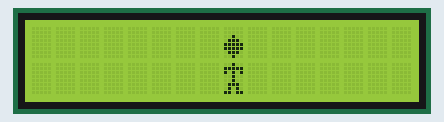
Bench run of a sketch on a simulated Arduino Uno, built with avr-gcc and run on an emulated ATmega328P. Shown: 16×2 character LCD.

Above: at 0.23 s.
At 9.94 s:
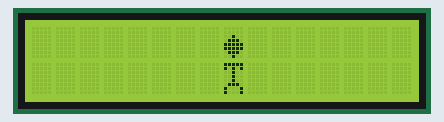
At 20.07 s:
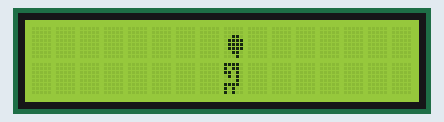
At 39.7 s:
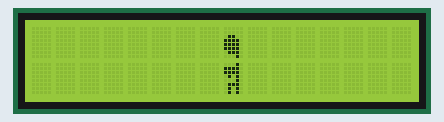

The sketch:

Tenge_Tenge_Dance.ino
```cpp
#include <Wire.h>
#include <LiquidCrystal_I2C.h>

byte FirstPositionHead[] = {
  0b00000,
  0b00000,
  0b00100,
  0b01110,
  0b11111,
  0b11111,
  0b01110,
  0b00100
};

byte FirstPositionLeg1[] = {
  0b00100,
  0b11111,
  0b10101,
  0b00100,
  0b00100,
  0b01110,
  0b01010,
  0b11011
};

byte FirstPositionLeg2[] = {
  0b11111,
  0b10101,
  0b00100,
  0b00100,
  0b00100,
  0b01110,
  0b10001,
  0b10001
};


byte SecondPositionHead1[] = {
  0b00000,
  0b00000,
  0b00110,
  0b01111,
  0b01111,
  0b01111,
  0b00110,
  0b00010
};

byte SecondPositionHead2[] = {
  0b00000,
  0b00000,
  0b01100,
  0b11110,
  0b11110,
  0b11110,
  0b01110,
  0b00010
};

byte SecondPositionLeg1[] = {
  0b11110,
  0b10110,
  0b11010,
  0b01010,
  0b00010,
  0b11110,
  0b10100,
  0b10100
};

byte SecondPositionLeg2[] = {
  0b00010,
  0b11110,
  0b11110,
  0b01010,
  0b00010,
  0b01110,
  0b01010,
  0b01010
};

int positionMan = 0;

LiquidCrystal_I2C lcd(0x27,16,2);  // set the LCD address to 0x27 for a 16 chars and 2 line display

void setup()
{
  lcd.init();                      // initialize the lcd
  lcd.backlight();

  // create a new character
  lcd.createChar(0, FirstPositionHead);
  lcd.createChar(1, FirstPositionLeg1);
  lcd.createChar(2, FirstPositionLeg2);

  // create a new character
  lcd.createChar(3, SecondPositionHead1);
  lcd.createChar(4, SecondPositionLeg1);
  lcd.createChar(5, SecondPositionHead2);
  lcd.createChar(6, SecondPositionLeg2);


  lcd.print("Hi");
  lcd.setCursor(0, 0);
  lcd.write(byte(0));
  lcd.setCursor(0, 1);
  lcd.write(byte(1));

  lcd.setCursor(1, 0);
  lcd.write(byte(0));
  lcd.setCursor(1, 1);
  lcd.write(byte(2));
}

long long timeStamp = 0;
bool flipDance = true;

void loop()
{
  if (millis() - timeStamp > 10000)
  {
    flipDance = !flipDance;
    timeStamp = millis();
  }
  if (flipDance)
  {

    lcd.clear();
    lcd.setCursor(8, 0);
    lcd.write(byte(0));
    lcd.setCursor(8, 1);
    lcd.write(byte(1));
    delay(200);

    lcd.clear();
    lcd.setCursor(8, 0);
    lcd.write(byte(0));
    lcd.setCursor(8, 1);
    lcd.write(byte(2));
    delay(200);
  }
  else
  {
    lcd.clear();
    lcd.setCursor(8, 0);
    lcd.write(byte(3));
    lcd.setCursor(8, 1);
    lcd.write(byte(4));
    delay(200);

    lcd.clear();
    lcd.setCursor(8, 0);
    lcd.write(byte(5));
    lcd.setCursor(8, 1);
    lcd.write(byte(6));
    delay(200);
  }
}
```
